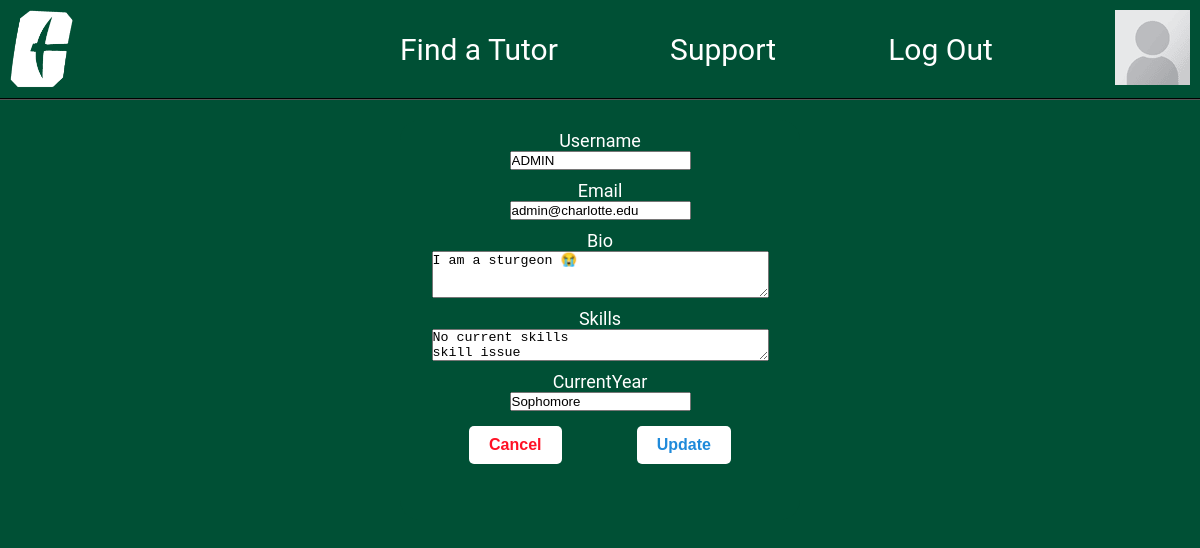
The app's page /edit-profile/4 (signed in) with its own data.
### base/models.py (models this page shows, shortened)
class User(AbstractUser):
    email = models.EmailField(unique=True, null=True)
    bio = models.TextField(null=True, default="I'm still setting up my profile!")
    avatar = models.ImageField(null=True, default="profile-pic-placeholder.png")
    classes = models.ManyToManyField('Classes', blank=True)
    skills = models.TextField(null=True,blank=True, default="I'm still setting up my profile!")
    currentYear = models.CharField(max_length=50, null=True, blank=True, default="I'm still setting up my profile!")
    tutor = models.BooleanField(default=False)
    rating = models.FloatField(default=0.00)
    USERNAME_FIELD = 'email'
    REQUIRED_FIELDS = ['username']

### base/views.py (the view)
# urls.py: path('edit-profile/<str:pk>', views.editProfile, name='edit-profile'),
@login_required(login_url='login')
def editProfile(request, pk):
    user = request.user
    form = UserProfileForm(request.POST, instance=user)
    if request.method == 'POST':
        form = UserProfileForm(request.POST, instance=user)
        if form.is_valid():
            form.save()
            return redirect('user-profile', pk=user.id)
    else:
        form = UserProfileForm(instance=user)
    context = {'form': form, 'user': user}
    return render(request, 'base/edit-profile.html', context)

### base/forms.py
class UserProfileForm(ModelForm):
    class Meta:
        model = User
        fields = ['username', 'email', 'bio', 'skills', 'currentYear']
        widgets = {
            'bio': forms.Textarea(attrs={'rows': 3}),
            'skills': forms.Textarea(attrs={'rows': 2}),
            'currentYear': forms.TextInput(attrs={'placeholder': 'e.g. Sophomore'}),
        }

### base/templates/base/edit-profile.html (shortened to what this page needs)
{% extends 'main.html' %}
{% block content %}
<article class="edit-profile-container">
    <form class="form" action="" method="POST", enctype="multipart/form-data">
        <body class="edit-profile-form">
            {% for field in form %}
            <div class="form__group__edit" class="field-container">
                <label class="login-label">{{ field.label }}</label>
                {{ field }}
            </div>
            {% endfor %}
        </body>
        <div class="form__action" id="edit-profile-buttons-container">
            <button class="edit-profile-button" id="edit-profile-cancel" href="{% url 'home' %}">Cancel</button>
            <button class="edit-profile-button" id="edit-profile-update" class="btn btn--main" type="submit">Update</button>
        </div>
    </form>
</article>
{% endblock %}

### templates/navbar.html (shortened to what this page needs)
{% load static %}
<link rel="stylesheet" href="{% static 'style.css' %}" />
<div class="bar">
    <div class="bar-left">
        <a href="{% url 'home' %}" class="navbar-pic"><img width = "63px" height = "78px" src="{% static 'images/uncc-logo(new).png' %}"/></a>
    </div>
    <div class="bar-right">
        <a class="navbar-text" href="{% url 'tutor-finder' %}">Find a Tutor</a>
        <a href="{% url 'support' %}" class="navbar-text">Support</a>
        {% if request.user.is_authenticated %}
        <a href="{% url 'logout' %}" class="navbar-text">Log Out</a>
        {% else %}
        <a href="{% url 'login' %}" class="navbar-text">Log In</a>
        {% endif%}
        {% if request.user.is_authenticated %}
            <a class="navbar-pic" href="{% url 'user-profile' request.user.id %}"><img src="{{ user.avatar.url }}"/></a>
        {% else %}
            <a class="navbar-pic" href="{% url 'user-profile' request.user.id %}"><img src="{% static 'images/profile-pic-placeholder.png' %}"/></a>
        {% endif %}
    </div>
</div>

### static/style.css (style rules this page uses)
* { margin: 0; padding: 0; box-sizing: border-box; }
.bar { margin: 0px 0px 0px 0px; height: 100px; width: 100%; background-color: #005035; border-bottom: 2px groove black; display: flex; align-items: flex-start; justify-content: space-between; }
.bar-right { width: 800px; display: flex; align-items: center; justify-content: space-between; }
.bar-left { display: flex; justify-content: flex-start; width: fit-content }
.navbar-pic { margin: 10px 10px 10px 10px; }
.navbar-text { font: 30px "roboto", sans-serif; color: white; text-decoration: none; }
.edit-profile-container { margin-top: 20px; display: flex; background: #005035; align-items: center; flex-direction: column; height: auto; width: 400px; min-height: 400px; font: 20px "Roboto", sans-serif; color: white; border-radius: 20px; border: 3px; }
.edit-profile-form { display: flex; flex-direction: column; justify-content: center; align-items: center; }
.form__group__edit { display: flex; flex-direction: column; justify-content: center; align-items: center; margin-top: 10px; }
#edit-profile-buttons-container { display: flex; justify-content: space-around; text-align: center; align-items: center; }
.edit-profile-button { background-color: white; color: #1f8ada; border: none; padding: 10px 20px; font-size: 1rem; font-weight: bold; border-radius: 5px; cursor: pointer; margin-top: 15px; transition: 0.2s ease-in-out; }
.edit-profile-button { background-color: white; color: #ff1125; border: none; padding: 10px 20px; font-size: 1rem; font-weight: bold; border-radius: 5px; cursor: pointer; margin-top: 15px; transition: 0.2s ease-in-out; }
#edit-profile-update { background-color: white; color: #1f8ada; }
.login-label { text-align: center; color: white; font: 18px "Roboto", sans-serif; }

### templates/main.html (style rules this page uses)
body { background-color: #005035; }

### records on screen
User: avatar (placeholder picture), form "ADMIN" "admin@charlotte.edu" "I am a sturgeon 😭" "No current skills skill issue" "Sophomore"

### other values on screen
{{ field.label }} "Username" "Email" "Bio" "Skills" "CurrentYear"
